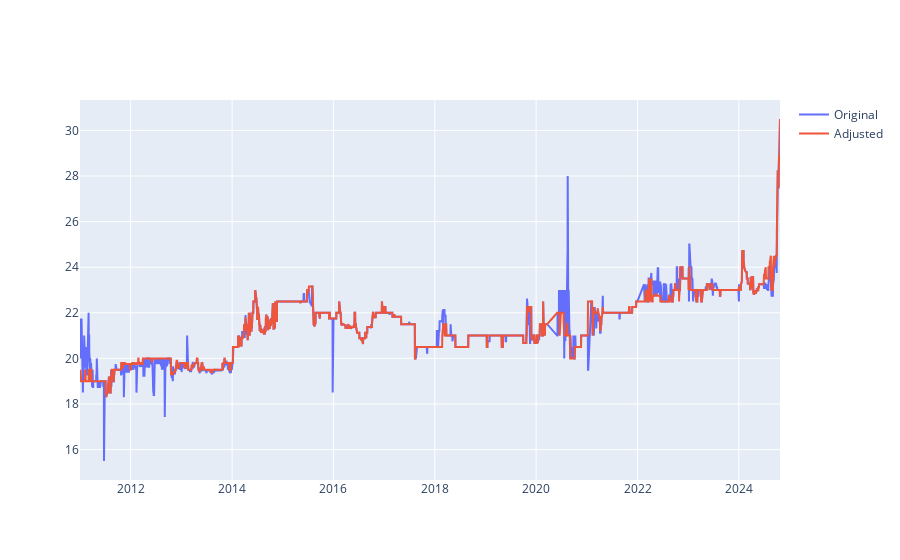

Write notebook code for a chart like this one.
### Code cell
fig = go.Figure()
fig.add_trace(go.Scatter(x=ws_raw.index, y=ws_raw['beef_bol'], mode='lines', name='Original'))
fig.add_trace(go.Scatter(x=ws_adj.index, y=ws_adj['beef_bol'], mode='lines', name='Adjusted'))

### Figure 1 — Plotly figure (JSON) as saved in the notebook; plotly's stock layout.template omitted (floating-point values rounded to 4 significant figures; data arrays with more than 128 entries replaced by an {"elided": "..."} marker saying what was removed)
{"data": [{"mode": "lines", "name": "Original", "type": "scatter", "x": {"elided": "4070 str values"}, "y": {"elided": "4070 float values"}}, {"mode": "lines", "name": "Adjusted", "type": "scatter", "x": {"elided": "4070 str values"}, "y": {"elided": "4070 float values"}}], "layout": {}}
